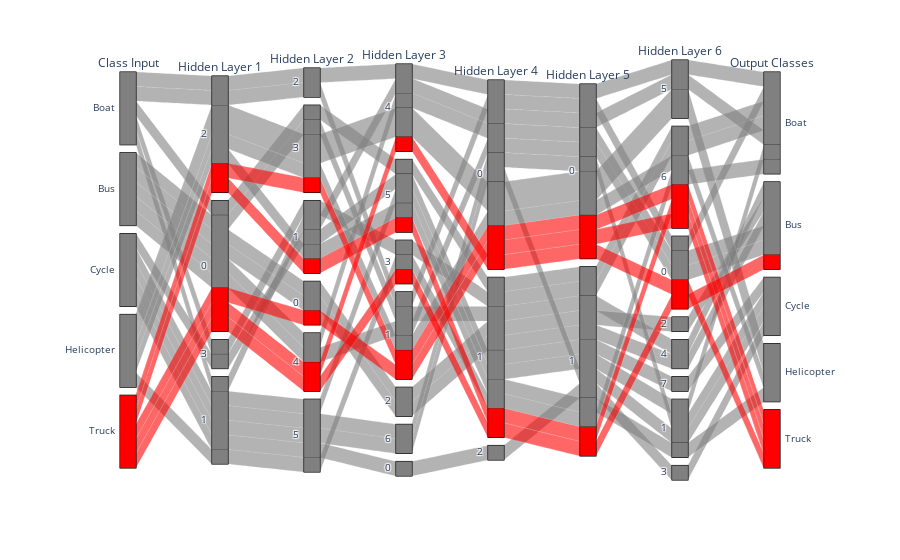

Notebook cell for this chart:
### Code cell
# CLASSE 4
import plotly.express as px

color = pd.DataFrame(classes,columns=['Class']);
colorscale =[[0, 'gray'],[0.5, 'gray'],[0.7,'gray'],[0.9,'gray'],[1,'red']];

fig=px.parallel_categories(dfTot,dimensions=['Class','L1 C1','L2 C1','L3 C1', 'L4 C1','L5 C1','L6 C1','class'], labels={'Class':'Class Input','L1 C1':'Hidden Layer 1','L2 C1':'Hidden Layer 2','L3 C1':'Hidden Layer 3','L4 C1':'Hidden Layer 4','L5 C1':'Hidden Layer 5','L6 C1':'Hidden Layer 6','class':'Output Classes'},color=classes,color_continuous_scale=colorscale)
fig.update(layout_coloraxis_showscale=False)

fig

### Figure 1 — Plotly figure (JSON) as saved in the notebook; plotly's stock layout.template omitted (floating-point values rounded to 4 significant figures)
{"data": [{"dimensions": [{"label": "Class Input", "values": ["Boat", "Boat", "Boat", "Boat", "Boat", "Bus", "Bus", "Bus", "Bus", "Bus", "Cycle", "Cycle", "Cycle", "Cycle", "Cycle", "Helicopter", "Helicopter", "Helicopter", "Helicopter", "Helicopter", "Truck", "Truck", "Truck", "Truck", "Truck"]}, {"label": "Hidden Layer 1", "values": ["2", "0", "3", "2", "1", "0", "0", "0", "0", "0", "3", "1", "1", "1", "1", "2", "2", "2", "2", "1", "2", "2", "0", "0", "0"]}, {"label": "Hidden Layer 2", "values": ["2", "3", "1", "2", "1", "0", "4", "4", "3", "0", "1", "5", "5", "5", "5", "1", "3", "3", "3", "5", "1", "3", "0", "4", "4"]}, {"label": "Hidden Layer 3", "values": ["4", "5", "3", "1", "4", "2", "1", "4", "1", "2", "5", "6", "0", "5", "6", "5", "4", "1", "4", "3", "5", "1", "1", "4", "3"]}, {"label": "Hidden Layer 4", "values": ["0", "1", "1", "0", "0", "1", "0", "0", "1", "1", "1", "0", "2", "1", "0", "1", "0", "0", "0", "1", "1", "0", "0", "0", "1"]}, {"label": "Hidden Layer 5", "values": ["0", "1", "1", "0", "0", "1", "0", "0", "1", "1", "1", "1", "1", "1", "0", "1", "0", "0", "0", "1", "1", "0", "0", "0", "1"]}, {"label": "Hidden Layer 6", "values": ["5", "6", "6", "0", "5", "2", "0", "0", "4", "4", "7", "1", "3", "1", "1", "1", "5", "6", "5", "6", "6", "6", "6", "0", "0"]}, {"label": "Output Classes", "values": ["Boat", "Boat", "Boat", "Boat", "Boat", "Bus", "Bus", "Bus", "Bus", "Bus", "Cycle", "Cycle", "Cycle", "Boat", "Cycle", "Helicopter", "Helicopter", "Helicopter", "Helicopter", "Boat", "Truck", "Truck", "Truck", "Truck", "Bus"]}], "domain": {"x": [0, 1], "y": [0, 1]}, "line": {"color": [0, 0, 0, 0, 0, 0.5, 0.5, 0.5, 0.5, 0.5, 0.7, 0.7, 0.7, 0.7, 0.7, 0.9, 0.9, 0.9, 0.9, 0.9, 1, 1, 1, 1, 1], "coloraxis": "coloraxis"}, "name": "", "type": "parcats"}], "layout": {"coloraxis": {"colorbar": {"title": {"text": "color"}}, "colorscale": [[0, "gray"], [0.5, "gray"], [0.7, "gray"], [0.9, "gray"], [1, "red"]], "showscale": false}, "legend": {"tracegroupgap": 0}, "margin": {"t": 60}}}
